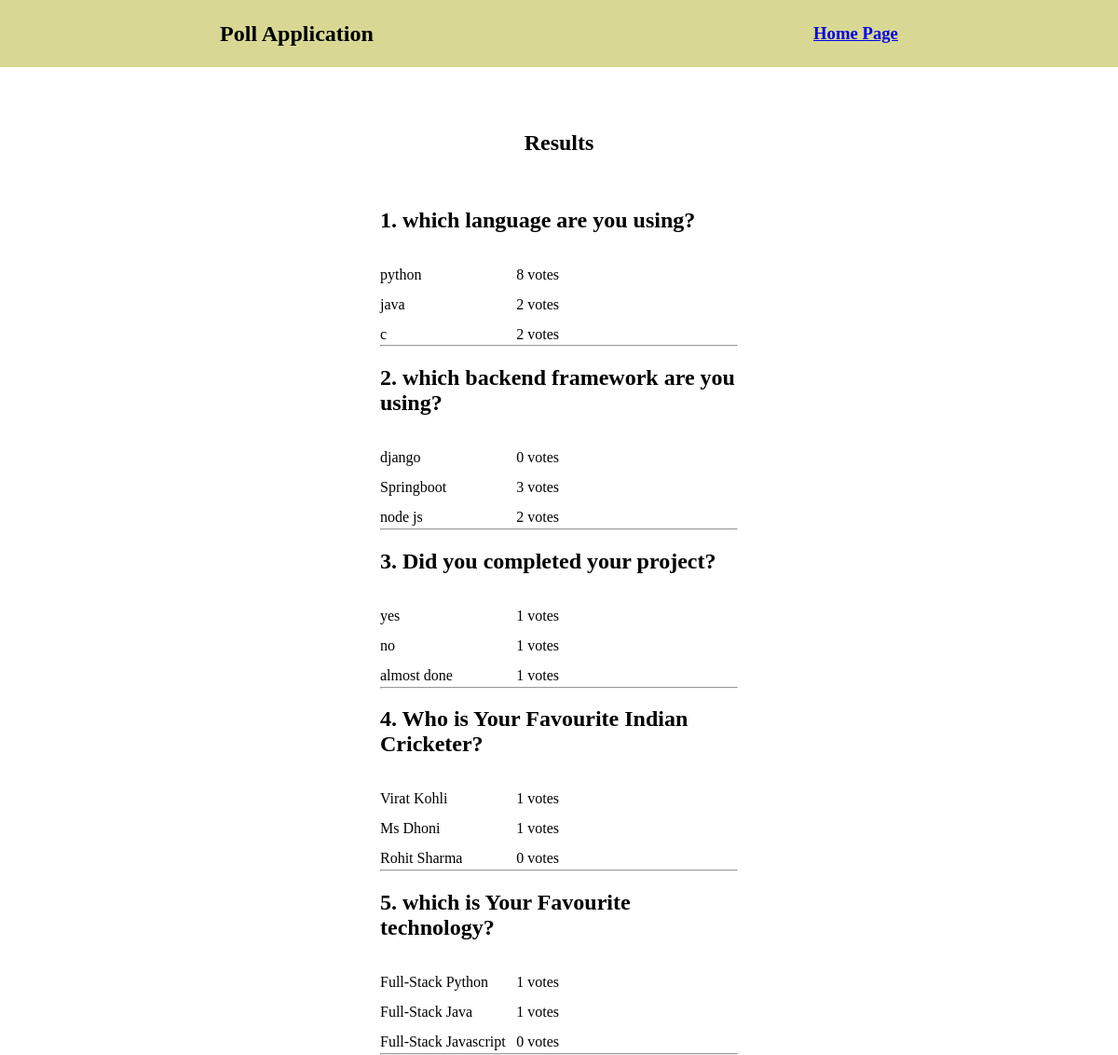
/polls/project/results, run on an earlier commit of the app's database.
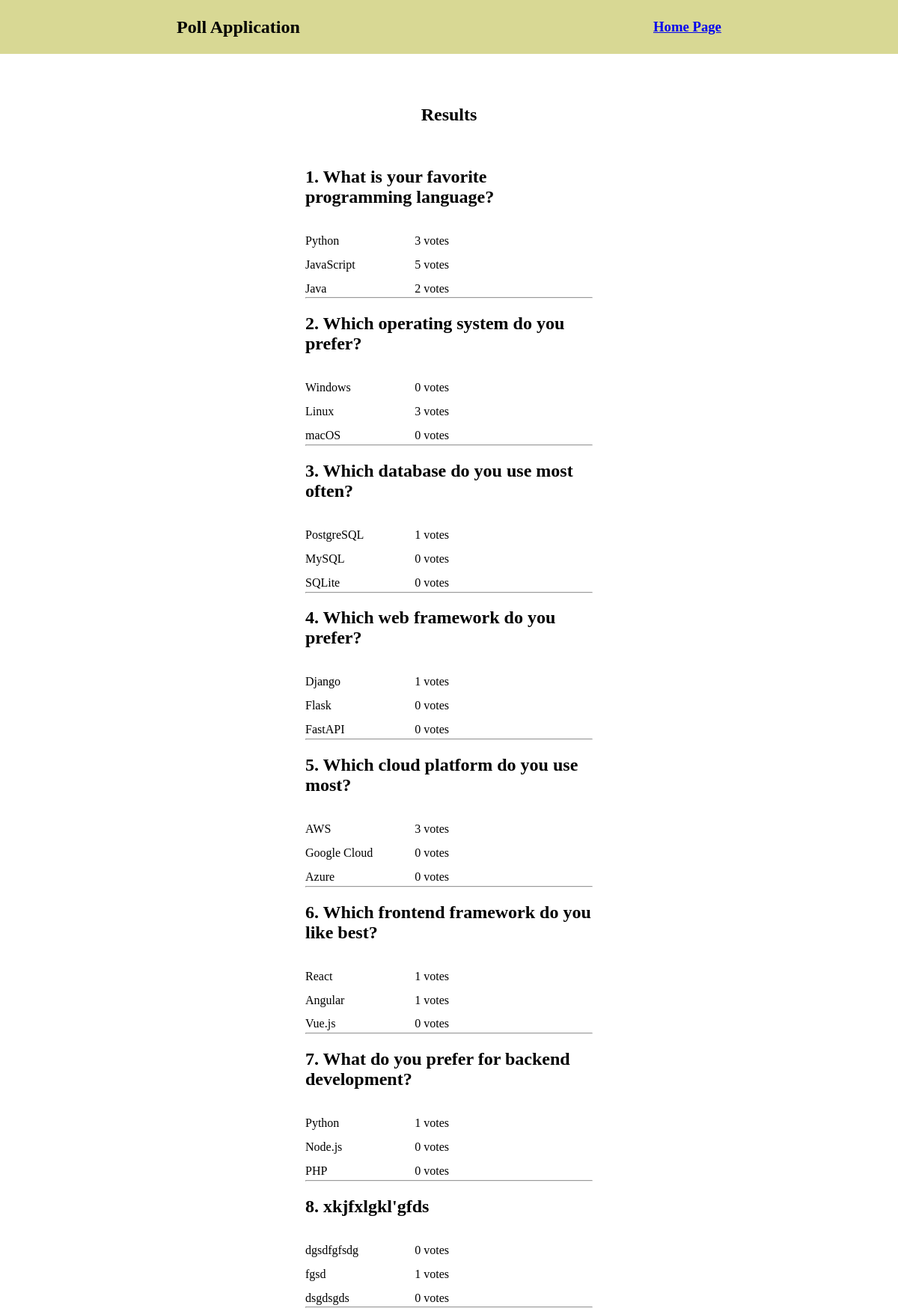
And on a later commit of the database.
### polls/models.py (models this page shows)
class questions(models.Model):
    question = models.TextField()
    option1 = models.CharField(max_length=50,default="")
    option2 = models.CharField(max_length=50,default="")
    option3 = models.CharField(max_length=50,default="")
    option1_count = models.IntegerField(default=0)
    option2_count = models.IntegerField(default=0)
    option3_count = models.IntegerField(default=0)

### polls/views.py (the view)
# urls.py: path("project/results",views.results,name="results"),
def results(request):
    details = questions.objects.all()
    context = {
        "details" :details
    }
    return render(request,"project/results.html",context)

### polls/templates/project/results.html (shortened to what this page needs)
{% load static %}
<!DOCTYPE html>
<html lang="en">
  <head>
    <link rel="stylesheet" href="{% static 'css/results.css' %}" />
  </head>
  <body>
    <header>
      <h2>Poll Application</h2>
      <a href="{% url 'project' %}"> <h3>Home Page </h3></a>
    </header>
    <div class="main">
      <div class="section">
        <h2>Results</h2>
        <div class="question">
          {% for question in details %}
          <h2>{{ forloop.counter }}. {{ question.question }}</h2>
          <div class="answer">
            <p>{{ question.option1 }}</p>
            <p>{{ question.option1_count }} votes</p>
          </div>
          <div class="answer">
            <p>{{ question.option2 }}</p>
            <p>{{ question.option2_count }} votes</p>
          </div>
          <div class="answer">
            <p>{{ question.option3 }}</p>
            <p>{{ question.option3_count }} votes</p>
          </div>
          <hr />
          {% endfor %}
        </div>
      </div>
    </div>
  </body>
</html>

What changed in the data, as far as the page shows it:
removed questions: question "which language are you using?", option1 "python", option1_count "8", option2 "java", option2_count "2", option3 "c", option3_count "2"
removed questions: question "which backend framework are you using?", option1 "django", option1_count "0", option2 "Springboot", option2_count "3", option3 "node js", option3_count "2"
removed questions: question "Did you completed your project?", option1 "yes", option1_count "1", option2 "no", option2_count "1", option3 "almost done", option3_count "1"
removed questions: question "Who is Your Favourite Indian Cricketer?", option1 "Virat Kohli", option1_count "1", option2 "Ms Dhoni", option2_count "1", option3 "Rohit Sharma", option3_count "0"
removed questions: question "which is Your Favourite technology?", option1 "Full-Stack Python", option1_count "1", option2 "Full-Stack Java", option2_count "1", option3 "Full-Stack Javascript", option3_count "0"
added questions: question "What is your favorite programming language?", option1 "Python", option1_count "3", option2 "JavaScript", option2_count "5", option3 "Java", option3_count "2"
added questions: question "Which operating system do you prefer?", option1 "Windows", option1_count "0", option2 "Linux", option2_count "3", option3 "macOS", option3_count "0"
added questions: question "Which database do you use most often?", option1 "PostgreSQL", option1_count "1", option2 "MySQL", option2_count "0", option3 "SQLite", option3_count "0"
added questions: question "Which web framework do you prefer?", option1 "Django", option1_count "1", option2 "Flask", option2_count "0", option3 "FastAPI", option3_count "0"
added questions: question "Which cloud platform do you use most?", option1 "AWS", option1_count "3", option2 "Google Cloud", option2_count "0", option3 "Azure", option3_count "0"
added questions: question "Which frontend framework do you like best?", option1 "React", option1_count "1", option2 "Angular", option2_count "1", option3 "Vue.js", option3_count "0"
added questions: question "What do you prefer for backend development?", option1 "Python", option1_count "1", option2 "Node.js", option2_count "0", option3 "PHP", option3_count "0"
added questions: question "xkjfxlgkl'gfds", option1 "dgsdfgfsdg", option1_count "0", option2 "fgsd", option2_count "1", option3 "dsgdsgds", option3_count "0"
